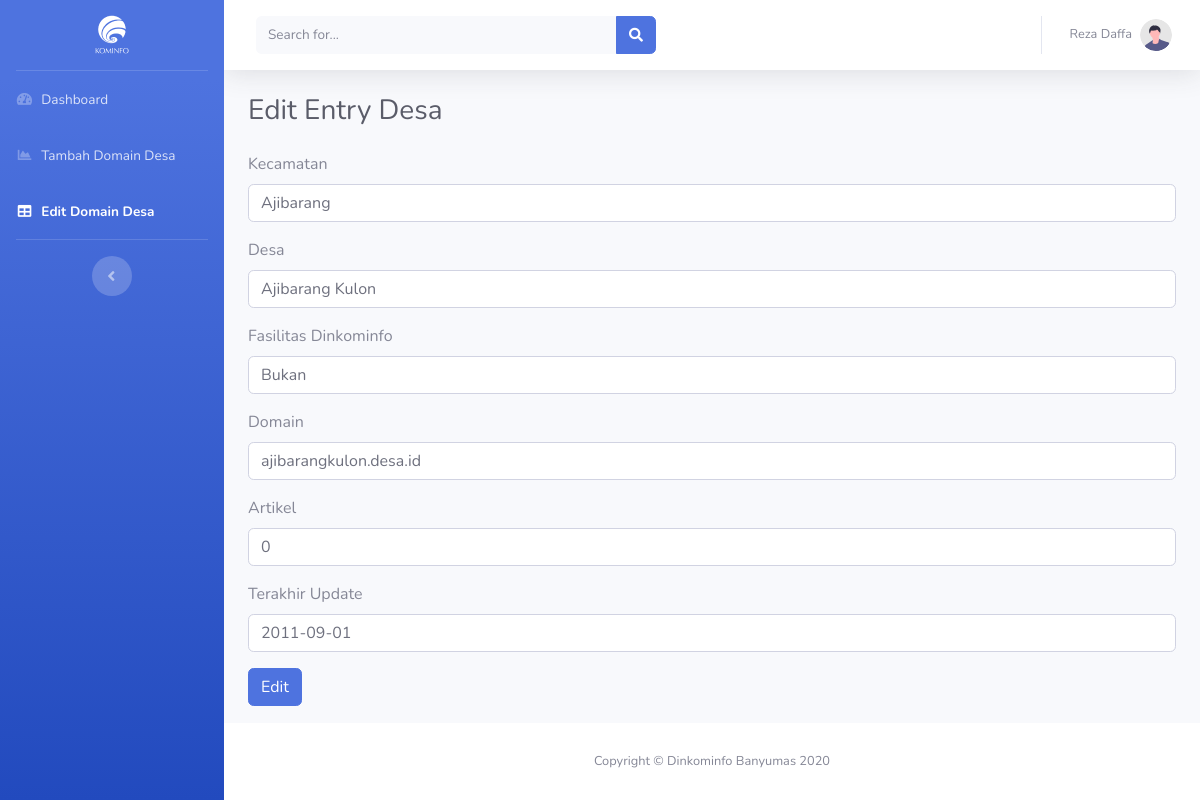
Page /edit_desa.php?id=1 on the committed database.
### tables this page shows
CREATE TABLE `data` (
  `id` int(11) NOT NULL,
  `kecamatan` varchar(100) NOT NULL,
  `desa` varchar(100) NOT NULL,
  `fasilitas` varchar(50) NOT NULL,
  `domian` varchar(100) NOT NULL,
  `artikel` int(50) NOT NULL,
  `update` varchar(50) NOT NULL
);

### edit_desa.php (the view, shortened to what this page needs)
<?php
include("koneksi.php");
$id = $_GET['id'];
$sql = "SELECT * FROM data WHERE id=$id";
$query = mysqli_query($conn, $sql);
$dataq = mysqli_fetch_assoc($query);
?>
<!DOCTYPE html>
<html lang="en">
<head>
    <link href="vendor/fontawesome-free/css/all.min.css" rel="stylesheet" type="text/css">
    <link href="css/sb-admin-2.min.css" rel="stylesheet">
    <link href="vendor/datatables/dataTables.bootstrap4.min.css" rel="stylesheet">
</head>
<body id="page-top">
    <div id="wrapper">
        <ul class="navbar-nav bg-gradient-primary sidebar sidebar-dark accordion" id="accordionSidebar">
            <a class="sidebar-brand d-flex align-items-center justify-content-center" href="login.php">
                <div class="sidebar-brand-icon">
                   <img src="img/logo.png">
               </div>
           </a>
           <hr class="sidebar-divider my-0">
           <li class="nav-item">
            <a class="nav-link" href="homepage.php">
                <i class="fas fa-fw fa-tachometer-alt"></i>
                <span>Dashboard</span></a>
            </li>
            <li class="nav-item">
                <a class="nav-link" href="tambah_desa.php">
                    <i class="fas fa-fw fa-chart-area"></i>
                    <span>Tambah Domain Desa</span></a>
                </li>
                <li class="nav-item active">
                    <a class="nav-link" href="edit_desa.php">
                        <i class="fas fa-fw fa-table"></i>
                        <span>Edit Domain Desa</span></a>
                    </li>
                    <hr class="sidebar-divider d-none d-md-block">
                    <div class="text-center d-none d-md-inline">
                        <button class="rounded-circle border-0" id="sidebarToggle"></button>
                    </div>
                </ul>
                <div id="content-wrapper" class="d-flex flex-column">
                    <div id="content">
                        <nav class="navbar navbar-expand navbar-light bg-white topbar mb-4 static-top shadow">
                            <form
                            class="d-none d-sm-inline-block form-inline mr-auto ml-md-3 my-2 my-md-0 mw-100 navbar-search">
                            <div class="input-group">
                                <input type="text" class="form-control bg-light border-0 small" placeholder="Search for..."
                                aria-label="Search" aria-describedby="basic-addon2">
                                <div class="input-group-append">
                                    <button class="btn btn-primary" type="button">
                                        <i class="fas fa-search fa-sm"></i>
                                    </button>
                                </div>
                            </div>
                        </form>
                        <ul class="navbar-nav ml-auto">
                    <li class="nav-item dropdown no-arrow">
                        <a class="nav-link dropdown-toggle" href="#" id="userDropdown" role="button"
                        data-toggle="dropdown" aria-haspopup="true" aria-expanded="false">
                        <span class="mr-2 d-none d-lg-inline text-gray-600 small">Reza Daffa</span>
                        <img class="img-profile rounded-circle"
                        src="img/undraw_profile.svg">
                    </a>
            </li>
        </ul>
    </nav>
    <div class="container-fluid">
        <div class="d-sm-flex align-items-center justify-content-between mb-4">
            <h1 class="h3 mb-0 text-gray-800">Edit Entry Desa</h1>
        </div>
        <form method="post" action="cek_update.php">
           <div class="form-group">
            <label for="kecamatan">Kecamatan</label>
            <input type="kecamatan" class="form-control" value="<?php echo $dataq['kecamatan'] ?>" name="kecamatan" placeholder="Masukan Nama Kecamatan" aria-describedby="kecamtanHelp">
        </div>
        <div class="form-group">
            <label for="desa">Desa</label>
            <input type="desa" class="form-control" value="<?php echo $dataq['desa'] ?>" name="desa" placeholder="Masukan Nama Desa" aria-describedby="desaHelp">
        </div>
        <div class="form-group">
            <label for="fasilitas">Fasilitas Dinkominfo</label>
            <input type="fasilitas" class="form-control" value="<?php echo $dataq['fasilitas'] ?>" name="fasilitas" placeholder="Masukan Fasilitas" aria-describedby="fasilitasHelp">
        </div>
        <div class="form-group">
            <label for="domian">Domain</label>
            <input type="domian" class="form-control" value="<?php echo $dataq['domian'] ?>" name="domian" placeholder="Masukan Nama Domain" aria-describedby="domianHelp">
        </div>
        <div class="form-group">
            <label for="artikel">Artikel</label>
            <input type="artikel" class="form-control" value="<?php echo $dataq['artikel'] ?>" name="artikel" placeholder="Masukan Jumlah Artikel" aria-describedby="artikelHelp">
        </div>
        <div class="form-group">
            <label for="update">Terakhir Update</label>
            <input type="update" class="form-control" value="<?php echo $dataq['update'] ?>" name="update" placeholder="Masukan Terakhir Update" aria-describedby="updateHelp">
        </div>
        <button type="submit" class="btn btn-primary">Edit</button>
    </form>
</div>
</div>
<footer class="sticky-footer bg-white">
    <div class="container my-auto">
        <div class="copyright text-center my-auto">
            <span>Copyright &copy; Dinkominfo Banyumas 2020</span>
        </div>
    </div>
</footer>
</div>
</div>
</body>
</html>

### rows in the picture
data: kecamatan "Ajibarang", desa "Ajibarang Kulon", fasilitas "Bukan", domian "ajibarangkulon.desa.id", artikel "0", update "2011-09-01"
